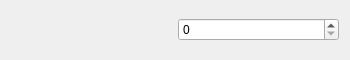
<?xml version="1.0" encoding="UTF-8"?>
<ui version="4.0">
  <class>LinkWaiterWindow</class>
  <widget class="QDialog">
    <property name="geometry">
      <rect>
        <x>0</x>
        <y>0</y>
        <width>350</width>
        <height>60</height>
      </rect>
    </property>
    <layout class="QHBoxLayout" name="horizontalLayout">
      <item>
        <widget class="QLabel" name="delayDurationLbl"/>
      </item>
      <item>
        <widget class="QSpinBox" name="delayDuration">
          <property name="maximum">
            <number>10000</number>
          </property>
          <property name="singleStep">
            <number>100</number>
          </property>
          <property name="value">
            <number>0</number>
          </property>
        </widget>
      </item>
    </layout>
  </widget>
  <resources/>
  <connections/>
</ui>
